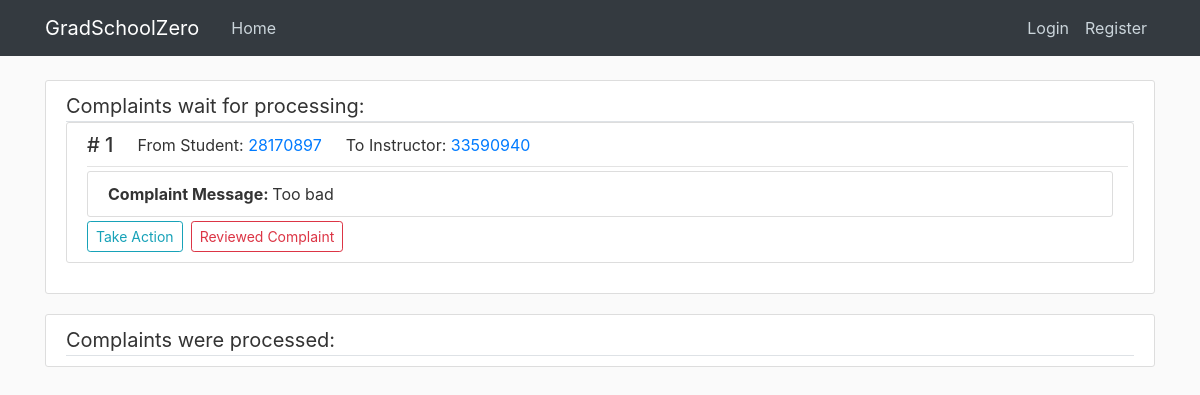
The page /complaint/list on the database as committed earlier.
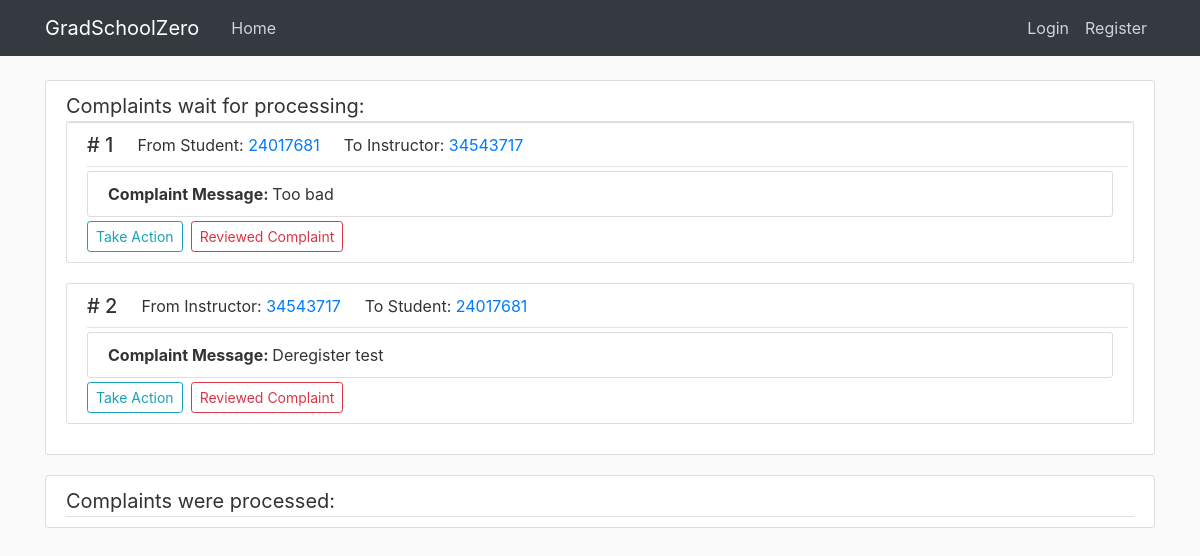
The same page on the database as committed later.
### cunyzero/models.py (models this page shows, shortened)
class Complaint(db.Model):
    id = db.Column(db.Integer, primary_key=True)
    complainerId = db.Column(db.Integer,db.ForeignKey('student.ownerId'), nullable=False)
    targetId = db.Column(db.Integer, db.ForeignKey('user.ownerId'))
    message = db.Column(db.Text, nullable=False, default='')
    processed = db.Column(db.Boolean, nullable=False, default=False) #check the complaint is processed by admin or not
    def getComplainer(self):
        user = User.query.filter(User.ownerId==self.complainerId).first()
        return user
    def getTarget(self):
        user = User.query.filter(User.ownerId==self.targetId).first()
        return user

class User(db.Model, UserMixin):
    id = db.Column(db.Integer, primary_key=True)
    username = db.Column(db.String(20), unique=True, nullable=False)
    image_file = db.Column(db.String(20), nullable=False, default='default.jpg')
    password = db.Column(db.String(60), nullable=False)
    role = db.Column(db.String(30), nullable=False, default='Visitor')
    ownerId = db.Column(db.Integer, db.ForeignKey('visitor.ownerId'), db.ForeignKey('admin.ownerId'), db.ForeignKey('student.ownerId'), db.ForeignKey('instructor.ownerId'))

### cunyzero/routes.py (the view, shortened to what this page needs)
@login_required
@app.route('/complaint/list', methods=['GET', 'POST'])
def complaint_manage():
    unprocessed_comp = Complaint.query.filter_by(processed=False)
    processed_comp = Complaint.query.filter_by(processed=True)
    complaint_id = request.form.get("Complaint")
    return render_template("complaint-manage.html", title="Complaint Management", unprocessed_comp=unprocessed_comp,
                           processed_comp=processed_comp)

### cunyzero/templates/complaint-manage.html (shortened to what this page needs)
{% extends "layout.html"%}
{% block content %}
    <div class="content-section">
        <div class="lead border-bottom">
            <strong>Complaints wait for processing:</strong>
        </div>
        {% for complaint in unprocessed_comp %}
            <article class="media content-section">
                <div class="media-body">
                    <div class="article-metadata row ml-0 center-block" display="block">
                        <div class="h5 mr-4">
                            # {{ complaint.id }}
                        </div>
                        <div class="mr-4">
                            From {{ complaint.getComplainer().role }}:
                            <a href="{{ url_for('individual_review',
                            role=complaint.getComplainer().role, owner_id=complaint.getComplainer().ownerId)}}"> {{ complaint.complainerId }} </a>
                        </div>
                        <div class="mr-4">
                            To {{ complaint.getTarget().role }}:
                            <a href="{{ url_for('individual_review',
                            role=complaint.getTarget().role, owner_id=complaint.getTarget().ownerId)}}"> {{ complaint.targetId }} </a>
                        </div>
                    </div>
                    <div class="content-section mb-1">
                        <strong>Complaint Message: </strong>
                        {{ complaint.message }}
                    </div>
                    <div class="row ml-0">
                        <div class="mr-2">
                            <a class="btn btn-outline-info btn-sm " href="{{ url_for('individual_review',
                            role=complaint.getTarget().role, owner_id=complaint.getTarget().ownerId)}}"> Take Action </a>
                        </div>
                        <form method="post">
                            <button class="btn btn-outline-danger btn-sm" name="Complaint" value="{{ complaint.id }}">
                                Reviewed Complaint
                            </button>
                        </form>
                    </div>
                </div>
            </article>
        {% endfor %}
    </div>
    <div class="content-section">
        <div class="lead border-bottom">
            <strong>Complaints were processed:</strong>
        </div>
    </div>
{% endblock content %}

Rows that differ between the two databases and show on the page:
changed Complaint "Too bad": complainerId "28170897" → "24017681"; targetId "33590940" → "34543717"
added Complaint: id "2", getComplainer "Instructor", complainerId "34543717", getTarget "Student", targetId "24017681", message "Deregister test"
